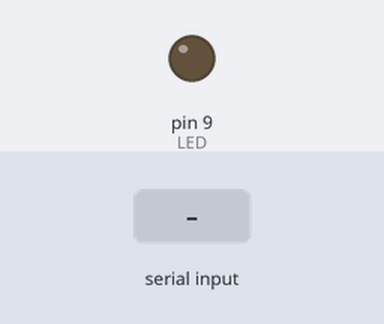
This sketch was run on a simulated Arduino Uno, built with avr-gcc and run on an emulated ATmega328P. Shown: output pins drawn as LEDs (lit = HIGH). The test bench sets the inputs (shaded band).

Above: at 1.2 s.
1.3 s: "a" received over Serial
At 1.8 s:
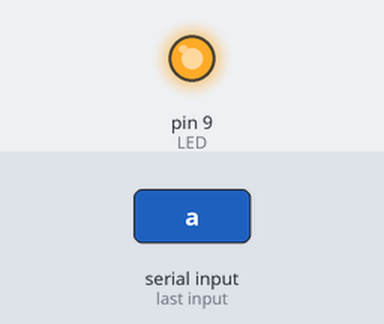
2.8 s: "b" received over Serial
At 4.2 s:
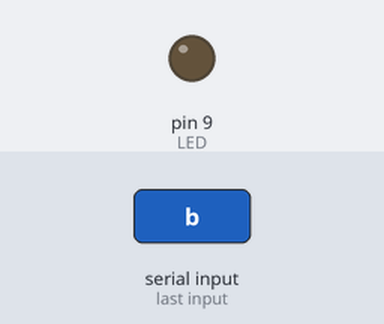
Timing chart, 0 to 5.8 s (numbered marks = the images above; inputs shaded):
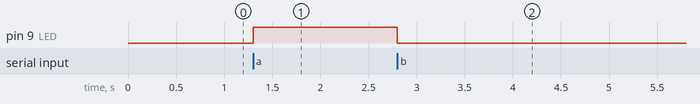

The sketch:

Exercise3-1.ino
```cpp
const int LED = 9; // LED が接続されているピン

void setup()
{
  Serial.begin(9600);   // シリアル通信の速度を設定
  pinMode(LED, OUTPUT); // ピンを出力に設定
}

void loop()
{
  char c;
  if (Serial.available() > 0)
  {                    // データが送られてきたとき
    c = Serial.read(); // シリアル通信の入力を読み取る
    if (c == 'a')
    {                          // 入力が「a」の場合
      digitalWrite(LED, HIGH); // LED を点灯
    }
    else if (c == 'b')
    {                         // 入力が「b」の場合
      digitalWrite(LED, LOW); // LED を消灯
    }
  }
}
```

Measured:
- after the input at 1.3 s, pin 9 (LED): LOW → HIGH at once
- after the input at 2.8 s, pin 9 (LED): HIGH → LOW at once
